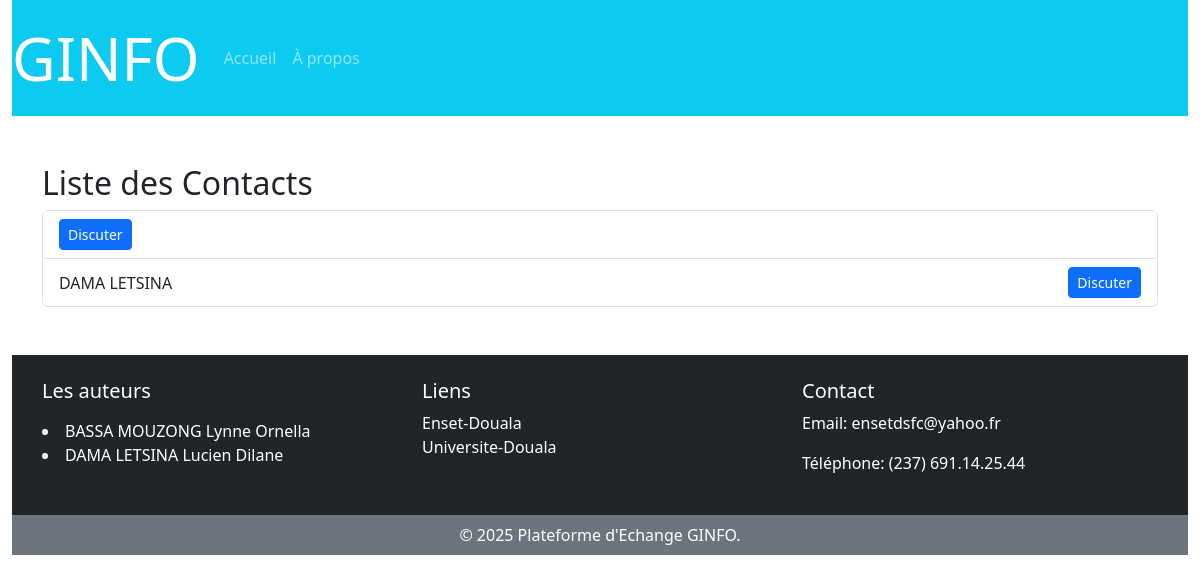
Before: /messaging/message (signed in) with the older database file.
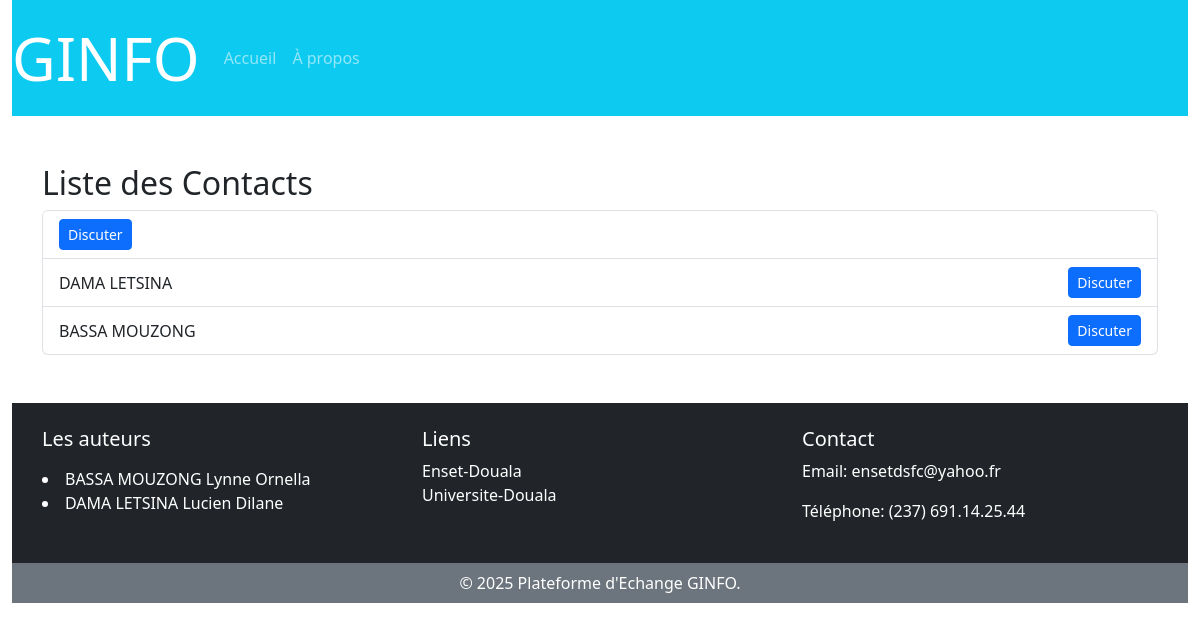
After: the same page with the newer database file.
### Etudiants/models.py (models this page shows, shortened)
class Etudiant(AbstractBaseUser,PermissionsMixin):
    matricule=models.CharField(max_length=10,unique=True,verbose_name="identifiant")
    nom=models.CharField(max_length=255,verbose_name="nom")
    prenom=models.CharField(max_length=255,verbose_name="prenom")
    password = models.CharField(max_length=10,verbose_name="mot de passe")
    annee=models.CharField(max_length=4,verbose_name="annee d'inscription",default=0)
    niveau=models.CharField(max_length=9,default=0,verbose_name="niveau")
    filiere =models.CharField(max_length=4,verbose_name="filiere",default=0)
    profil=models.CharField(max_length=255,verbose_name="profil")
    is_active = models.BooleanField(default=True)
    is_admin = models.BooleanField(default=False)
    is_staff= models.BooleanField(default=False)
    is_superuser = models.BooleanField(default=False)
    objects=EtudiantManager()
    USERNAME_FIELD="matricule"
    REQUIRED_FIELDS = ["password"]

### messaging/views.py (the view)
@login_required
def contact_list(request):
    contacts = Etudiant.objects.exclude(id=request.user.id)
    return render(request, 'messaging/list_etudiants.html', {'contacts': contacts})

### messaging/templates/messaging/list_etudiants.html
{% extends 'base.html' %}
{% block content %}
  <div class="container mt-5">
    <h2>Liste des Contacts</h2>
    {% if contacts %}
      <ul class="list-group">
        {% for contact in contacts %}
          <li class="list-group-item d-flex justify-content-between align-items-center">
             {{ contact.nom }}
            <a href="#" class="btn btn-primary btn-sm">Discuter</a>
          </li>
        {% endfor %}
      </ul>
    {% else %}
      <p>Aucun contact disponible.</p>
    {% endif %}
  </div>
{% endblock %}

Changed rows visible on the page:
added Etudiant: nom "BASSA MOUZONG"
